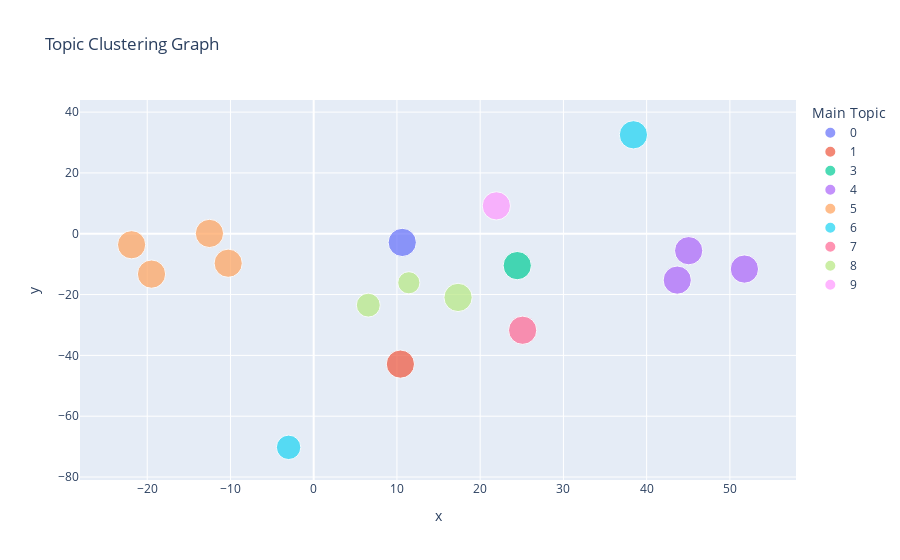

Write notebook code for a chart like this one.
### Markdown cell above
# Generating Cluster Graph of Topics

### Code cell
visualize_topic_cluster_TSNE(LDA_model, df)

### Figure 1 — Plotly figure (JSON) as saved in the notebook; plotly's stock layout.template omitted (floating-point values rounded to 4 significant figures)
{"data": [{"customdata": [["www.health.mil", "Neutral Positive", "0"]], "hovertemplate": "Address: %{customdata[0]}<br>Sentiment Label: %{customdata[1]}<br>Main Topic:%{customdata[2]}", "legendgroup": "0", "marker": {"color": "#636efa", "size": [0.9974], "sizemode": "area", "sizeref": 0.002498, "symbol": "circle"}, "mode": "markers", "name": "0", "orientation": "v", "showlegend": true, "type": "scatter", "x": [10.64], "xaxis": "x", "y": [-2.853], "yaxis": "y"}, {"customdata": [["bit.ly", "Positive", "1"]], "hovertemplate": "Address: %{customdata[0]}<br>Sentiment Label: %{customdata[1]}<br>Main Topic:%{customdata[2]}", "legendgroup": "1", "marker": {"color": "#EF553B", "size": [0.9934], "sizemode": "area", "sizeref": 0.002498, "symbol": "circle"}, "mode": "markers", "name": "1", "orientation": "v", "showlegend": true, "type": "scatter", "x": [10.42], "xaxis": "x", "y": [-42.87], "yaxis": "y"}, {"customdata": [["www.lewrockwell.com", "Neutral Positive", "3"]], "hovertemplate": "Address: %{customdata[0]}<br>Sentiment Label: %{customdata[1]}<br>Main Topic:%{customdata[2]}", "legendgroup": "3", "marker": {"color": "#00cc96", "size": [0.9988], "sizemode": "area", "sizeref": 0.002498, "symbol": "circle"}, "mode": "markers", "name": "3", "orientation": "v", "showlegend": true, "type": "scatter", "x": [24.45], "xaxis": "x", "y": [-10.48], "yaxis": "y"}, {"customdata": [["childrenshealthdefense.org", "Neutral Positive", "4"], ["nation.com.pk", "Neutral Positive", "4"], ["www.dailysabah.com", "Neutral Negative", "4"]], "hovertemplate": "Address: %{customdata[0]}<br>Sentiment Label: %{customdata[1]}<br>Main Topic:%{customdata[2]}", "legendgroup": "4", "marker": {"color": "#ab63fa", "size": [0.9984, 0.9968, 0.9936], "sizemode": "area", "sizeref": 0.002498, "symbol": "circle"}, "mode": "markers", "name": "4", "orientation": "v", "showlegend": true, "type": "scatter", "x": [45.05, 51.75, 43.68], "xaxis": "x", "y": [-5.571, -11.61, -15.25], "yaxis": "y"}, {"customdata": [["komonews.com", "Neutral Positive", "5"], ["barrie.ctvnews.ca", "Neutral Negative", "5"], ["www.foxnews.com", "Neutral Negative", "5"], ["technofog.substack.com", "Neutral Positive", "5"]], "hovertemplate": "Address: %{customdata[0]}<br>Sentiment Label: %{customdata[1]}<br>Main Topic:%{customdata[2]}", "legendgroup": "5", "marker": {"color": "#FFA15A", "size": [0.9934, 0.9976, 0.9946, 0.9975], "sizemode": "area", "sizeref": 0.002498, "symbol": "circle"}, "mode": "markers", "name": "5", "orientation": "v", "showlegend": true, "type": "scatter", "x": [-10.27, -12.53, -21.88, -19.49], "xaxis": "x", "y": [-9.694, 0.1058, -3.623, -13.27], "yaxis": "y"}, {"customdata": [["www.washingtonpost.com", "Neutral Negative", "6"], ["foxreno.com", "Neutral", "6"]], "hovertemplate": "Address: %{customdata[0]}<br>Sentiment Label: %{customdata[1]}<br>Main Topic:%{customdata[2]}", "legendgroup": "6", "marker": {"color": "#19d3f3", "size": [0.9985, 0.7458], "sizemode": "area", "sizeref": 0.002498, "symbol": "circle"}, "mode": "markers", "name": "6", "orientation": "v", "showlegend": true, "type": "scatter", "x": [38.41, -3.015], "xaxis": "x", "y": [32.53, -70.24], "yaxis": "y"}, {"customdata": [["fox40.com", "Neutral Negative", "7"]], "hovertemplate": "Address: %{customdata[0]}<br>Sentiment Label: %{customdata[1]}<br>Main Topic:%{customdata[2]}", "legendgroup": "7", "marker": {"color": "#FF6692", "size": [0.9972], "sizemode": "area", "sizeref": 0.002498, "symbol": "circle"}, "mode": "markers", "name": "7", "orientation": "v", "showlegend": true, "type": "scatter", "x": [25.1], "xaxis": "x", "y": [-31.73], "yaxis": "y"}, {"customdata": [["roundingtheearth.substack.com", "Neutral Positive", "8"], ["www.military.com", "Neutral Positive", "8"], ["abc7amarillo.com", "Neutral Positive", "8"]], "hovertemplate": "Address: %{customdata[0]}<br>Sentiment Label: %{customdata[1]}<br>Main Topic:%{customdata[2]}", "legendgroup": "8", "marker": {"color": "#B6E880", "size": [0.9991, 0.6161, 0.7141], "sizemode": "area", "sizeref": 0.002498, "symbol": "circle"}, "mode": "markers", "name": "8", "orientation": "v", "showlegend": true, "type": "scatter", "x": [17.34, 11.43, 6.559], "xaxis": "x", "y": [-20.95, -16.12, -23.47], "yaxis": "y"}, {"customdata": [["www.thegatewaypundit.com", "Neutral Positive", "9"]], "hovertemplate": "Address: %{customdata[0]}<br>Sentiment Label: %{customdata[1]}<br>Main Topic:%{customdata[2]}", "legendgroup": "9", "marker": {"color": "#FF97FF", "size": [0.9962], "sizemode": "area", "sizeref": 0.002498, "symbol": "circle"}, "mode": "markers", "name": "9", "orientation": "v", "showlegend": true, "type": "scatter", "x": [21.95], "xaxis": "x", "y": [9.166], "yaxis": "y"}], "layout": {"legend": {"itemsizing": "constant", "title": {"text": "Main Topic"}, "tracegroupgap": 0}, "title": {"text": "Topic Clustering Graph"}, "xaxis": {"anchor": "y", "domain": [0, 1], "title": {"text": "x"}}, "yaxis": {"anchor": "x", "domain": [0, 1], "title": {"text": "y"}}}}
